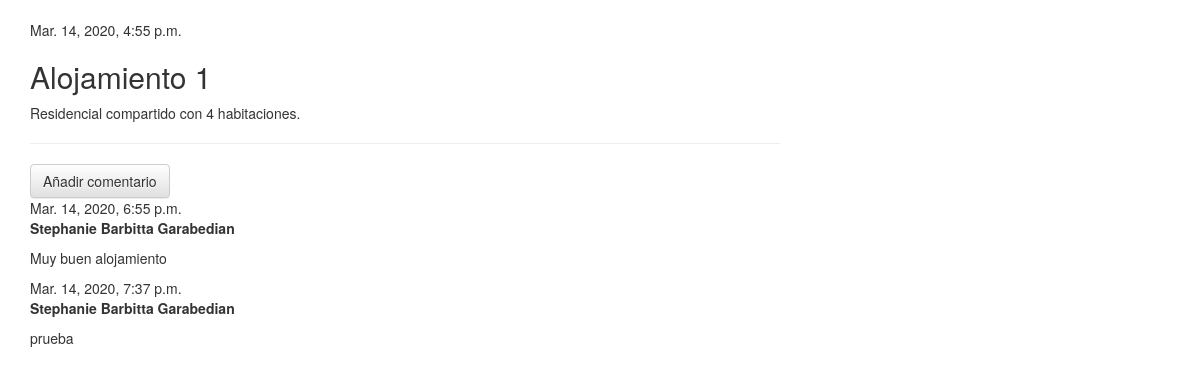
/alojamientos/post/1/, run on the app's committed database.
### blog/models.py (models this page shows, shortened)
class Post(models.Model):
    author = models.ForeignKey('auth.User', on_delete=models.CASCADE)
    title = models.CharField(max_length=200)
    text = models.TextField()
    created_date = models.DateTimeField(
            default=timezone.now)
    published_date = models.DateTimeField(
            blank=True, null=True)

class Comment(models.Model):
    post = models.ForeignKey('blog.Post', on_delete=models.CASCADE, related_name='comments')
    author = models.CharField(max_length=200)
    text = models.TextField()
    created_date = models.DateTimeField(default=timezone.now)
    approved_comment = models.BooleanField(default=False)

### blog/views.py (the view)
# urls.py: path('post/<int:pk>/', views.post_detail, name='post_detail'),
def post_detail(request, pk):
    post = get_object_or_404(Post, pk=pk)
    return render(request, 'blog/post_detail.html', {'post': post})

### blog/templates/blog/post_detail.html (shortened to what this page needs)
﻿{% extends 'blog/base.html' %}
    {% block content %}
<div class="post">
    {% if post.published_date %}
    <div class="date">
        {{ post.published_date }}
    </div>
    {% endif %}
    <h2>{{ post.title }}</h2>
    <p>{{ post.text|linebreaksbr }}</p>
</div>
<hr>
<a class="btn btn-default" href="{% url 'add_comment_to_post' pk=post.pk %}">Añadir comentario</a>
   {% for comment in post.comments.all %}
    {% if user.is_authenticated or comment.approved_comment %}
<div class="comment">
    <div class="date">
        {{ comment.created_date }}
    </div>
    <strong>{{ comment.author }}</strong>
    <p>{{ comment.text|linebreaks }}</p>
</div>
    {% endif %}
{% empty %}
<p>Aún no hay comentarios :(</p>
{% endfor %}
    {% endblock %}

### data on the page
Post: published_date "Mar. 14, 2020, 4:55 p.m.", title "Alojamiento 1", text "Residencial compartido con 4 habitaciones."
Comment: created_date "Mar. 14, 2020, 6:55 p.m.", author "Stephanie Barbitta Garabedian", text "Muy buen alojamiento"
Comment: created_date "Mar. 14, 2020, 7:37 p.m.", author "Stephanie Barbitta Garabedian", text "prueba"
